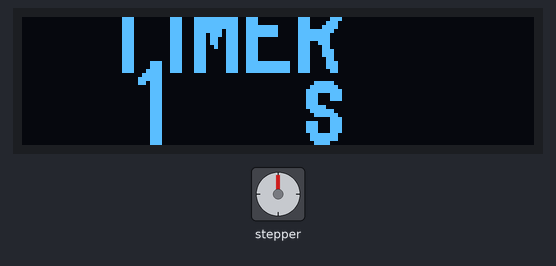
Recording of a program running on a simulated ESP32. Shown: stepper motor, 128×32 one-colour display. Wiring (inferred from the names in the program): stepper motor (2048 steps per turn assumed): coils GPIO 32, GPIO 33, GPIO 25, GPIO 26. What the program prints to the serial monitor is not drawn.

Above: at 3.21 s.
At 12.1 s:
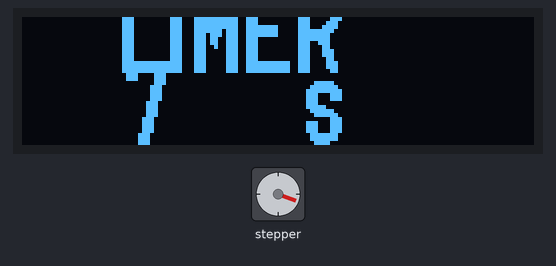
At 20.6 s:
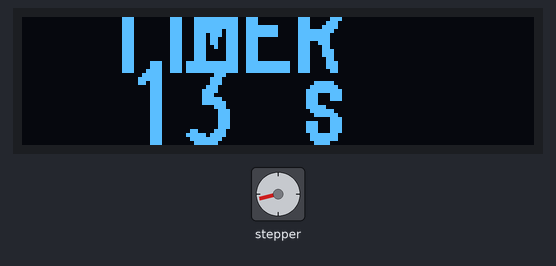
At 37.7 s:
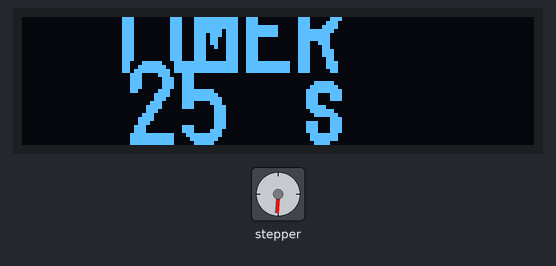
Timing chart, 0 to 40.0 s (numbered marks = the images above):
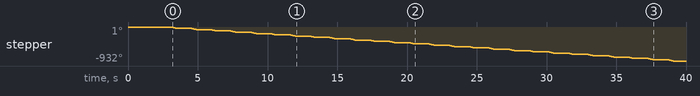

Measured:
- by itself, stepper: turns 35° counter-clockwise in 0.39 s, repeating every 1.4 s

The program:

main.cpp
```cpp
#include <Arduino.h>
#include <Wire.h>
#include <U8g2lib.h>

// OLED配置
U8G2_SSD1306_128X32_UNIVISION_F_HW_I2C u8g2(U8G2_R0, U8X8_PIN_NONE);

// 步进电机引脚
const int pin1 = 32;
const int pin2 = 33;
const int pin3 = 25;
const int pin4 = 26;

//步进电机参数
const int stepsPerRevolution = 2048;
const float anglePerStep = 360.0 / stepsPerRevolution;
const float targetAngle = 36;
const int stepsPerMove = (int)(targetAngle / anglePerStep);
int rotationSpeed = 2;

//计数器
int moveCount = 0;
int totalAngle = 0;

void updateOLED();
void stepMotor(int step);
void rotateClockwise(int steps);
void doFlip();

void setup()
{
  // 步进电机
  pinMode(pin1, OUTPUT);
  pinMode(pin2, OUTPUT);
  pinMode(pin3, OUTPUT);
  pinMode(pin4, OUTPUT);

  Serial.begin(115200);
  Serial.println("步进电机控制初始化完成");

  // OLED
  Serial.begin(115200);
  Serial.println("程序启动");
  delay(1000);
  Wire.begin(23,22);
  u8g2.begin();
  u8g2.clearBuffer();
  u8g2.sendBuffer();

  updateOLED();
  delay(2000);

  Serial.println("显示完成");
}

//步进电机控制
void stepMotor(int step)
{
  switch (step)
  {
  case 0:
    digitalWrite(pin1, LOW);
    digitalWrite(pin2, LOW);
    digitalWrite(pin3, HIGH);
    digitalWrite(pin4, HIGH);
    break;
  case 1:
    digitalWrite(pin1, LOW);
    digitalWrite(pin2, HIGH);
    digitalWrite(pin3, HIGH);
    digitalWrite(pin4, LOW);
    break;
  case 2:
    digitalWrite(pin1, HIGH);
    digitalWrite(pin2, HIGH);
    digitalWrite(pin3, LOW);
    digitalWrite(pin4, LOW);
    break;
  case 3:
    digitalWrite(pin1, HIGH);
    digitalWrite(pin2, LOW);
    digitalWrite(pin3, LOW);
    digitalWrite(pin4, HIGH);
    break;
  }
}

void rotateClockwise(int steps)
{
  for (int i = 0; i < steps; i++)
  {
    stepMotor(i % 4);
    delay(rotationSpeed);
  }
}

// OLED
void updateOLED()
{
  u8g2.clearBuffer();

  u8g2.setFont(u8g2_font_logisoso20_tf);
  u8g2.setCursor(20, 14);
  u8g2.print("TIMER");

  u8g2.setFont(u8g2_font_logisoso20_tf);
  u8g2.setCursor(25, 32);
  u8g2.print(moveCount);

  u8g2.setFont(u8g2_font_logisoso20_tf);
  u8g2.setCursor(70, 32);
  u8g2.print("s");

  u8g2.sendBuffer();
}

void doFlip()
{
  moveCount++;
  totalAngle += targetAngle;

  updateOLED();

  rotateClockwise(stepsPerMove);

  delay(1000);
}


void loop()
{
  doFlip();
}
```
